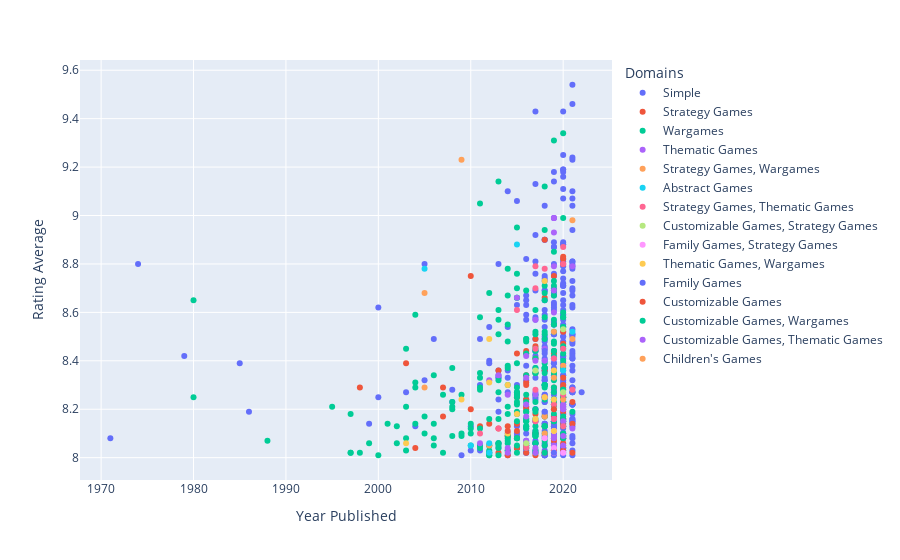

The code cell stored with this chart in its notebook:
### Code cell
gg = data_ord
gg = gg.loc[gg['Rating Average'] > 8]
fig = px.scatter(gg, x="Year Published", y="Rating Average", color="Domains")
fig.show()

### Figure 1 — Plotly figure (JSON) as saved in the notebook; plotly's stock layout.template omitted (floating-point values rounded to 4 significant figures; data arrays with more than 128 entries replaced by an {"elided": "..."} marker saying what was removed)
{"data": [{"hovertemplate": "Domains=Simple<br>Year Published=%{x}<br>Rating Average=%{y}<extra></extra>", "legendgroup": "Simple", "marker": {"color": "#636efa", "symbol": "circle"}, "mode": "markers", "name": "Simple", "orientation": "v", "showlegend": true, "type": "scatter", "x": {"elided": "332 int values"}, "xaxis": "x", "y": {"elided": "332 float values"}, "yaxis": "y"}, {"hovertemplate": "Domains=Strategy Games<br>Year Published=%{x}<br>Rating Average=%{y}<extra></extra>", "legendgroup": "Strategy Games", "marker": {"color": "#EF553B", "symbol": "circle"}, "mode": "markers", "name": "Strategy Games", "orientation": "v", "showlegend": true, "type": "scatter", "x": [2021, 2021, 2021, 2020, 2020, 2020, 2020, 2020, 2020, 2020, 2020, 2020, 2020, 2020, 2020, 2020, 2020, 2020, 2020, 2020, 2020, 2020, 2019, 2019, 2019, 2019, 2019, 2019, 2019, 2019, 2019, 2019, 2019, 2019, 2018, 2018, 2018, 2018, 2018, 2018, 2018, 2017, 2017, 2017, 2017, 2017, 2017, 2017, 2016, 2016, 2016, 2016, 2016, 2016, 2016, 2016, 2016, 2016, 2015, 2015, 2015, 2015, 2015, 2015, 2015, 2014, 2014, 2014, 2014, 2013, 2013, 2013, 2012, 2011, 2010, 2010, 2007, 2007, 2004, 2003, 1998], "xaxis": "x", "y": [8.02, 8.23, 8.14, 8.22, 8.06, 8.08, 8.33, 8.82, 8.13, 8.09, 8.25, 8.19, 8.03, 8.29, 8.47, 8.14, 8.8, 8.25, 8.3, 8.83, 8.52, 8.16, 8.03, 8.08, 8.03, 8.22, 8.15, 8.17, 8.29, 8.43, 8.07, 8.22, 8.75, 8.02, 8.02, 8.9, 8.17, 8.02, 8.66, 8.13, 8.36, 8.41, 8.35, 8.49, 8.1, 8.01, 8.18, 8.46, 8.31, 8.2, 8.24, 8.34, 8.02, 8.44, 8.21, 8.04, 8.43, 8.3, 8.14, 8.25, 8.11, 8.04, 8.08, 8.04, 8.43, 8.09, 8.01, 8.09, 8.13, 8.12, 8.36, 8.02, 8.14, 8.13, 8.75, 8.2, 8.17, 8.29, 8.04, 8.39, 8.29], "yaxis": "y"}, {"hovertemplate": "Domains=Wargames<br>Year Published=%{x}<br>Rating Average=%{y}<extra></extra>", "legendgroup": "Wargames", "marker": {"color": "#00cc96", "symbol": "circle"}, "mode": "markers", "name": "Wargames", "orientation": "v", "showlegend": true, "type": "scatter", "x": {"elided": "236 int values"}, "xaxis": "x", "y": {"elided": "236 float values"}, "yaxis": "y"}, {"hovertemplate": "Domains=Thematic Games<br>Year Published=%{x}<br>Rating Average=%{y}<extra></extra>", "legendgroup": "Thematic Games", "marker": {"color": "#ab63fa", "symbol": "circle"}, "mode": "markers", "name": "Thematic Games", "orientation": "v", "showlegend": true, "type": "scatter", "x": [2021, 2021, 2020, 2020, 2020, 2020, 2020, 2020, 2020, 2020, 2019, 2019, 2019, 2019, 2019, 2019, 2019, 2019, 2019, 2019, 2019, 2019, 2019, 2019, 2018, 2018, 2018, 2018, 2017, 2017, 2017, 2017, 2017, 2017, 2017, 2016, 2016, 2016, 2016, 2016, 2015, 2014, 2014, 2014, 2013, 2012, 2011], "xaxis": "x", "y": [8.79, 8.12, 8.05, 8.2, 8.21, 8.15, 8.2, 8.02, 8.22, 8.09, 8.69, 8.99, 8.93, 8.99, 8.05, 8.09, 8.16, 8.16, 8.08, 8.41, 8.79, 8.6, 8.11, 8.02, 8.45, 8.02, 8.25, 8.4, 8.4, 8.57, 8.15, 8.26, 8.27, 8.04, 8.02, 8.07, 8.42, 8.33, 8.06, 8.22, 8.66, 8.26, 8.02, 8.04, 8.34, 8.32, 8.06], "yaxis": "y"}, {"hovertemplate": "Domains=Strategy Games, Wargames<br>Year Published=%{x}<br>Rating Average=%{y}<extra></extra>", "legendgroup": "Strategy Games, Wargames", "marker": {"color": "#FFA15A", "symbol": "circle"}, "mode": "markers", "name": "Strategy Games, Wargames", "orientation": "v", "showlegend": true, "type": "scatter", "x": [2021, 2021, 2020, 2020, 2019, 2019, 2018, 2018, 2012, 2009, 2005], "xaxis": "x", "y": [8.98, 8.49, 8.24, 8.38, 8.33, 8.52, 8.17, 8.1, 8.05, 9.23, 8.29], "yaxis": "y"}, {"hovertemplate": "Domains=Abstract Games<br>Year Published=%{x}<br>Rating Average=%{y}<extra></extra>", "legendgroup": "Abstract Games", "marker": {"color": "#19d3f3", "symbol": "circle"}, "mode": "markers", "name": "Abstract Games", "orientation": "v", "showlegend": true, "type": "scatter", "x": [2021, 2020, 2015, 2012, 2012, 2010, 2005], "xaxis": "x", "y": [8.52, 8.36, 8.88, 8.02, 8.06, 8.05, 8.78], "yaxis": "y"}, {"hovertemplate": "Domains=Strategy Games, Thematic Games<br>Year Published=%{x}<br>Rating Average=%{y}<extra></extra>", "legendgroup": "Strategy Games, Thematic Games", "marker": {"color": "#FF6692", "symbol": "circle"}, "mode": "markers", "name": "Strategy Games, Thematic Games", "orientation": "v", "showlegend": true, "type": "scatter", "x": [2021, 2020, 2020, 2020, 2020, 2020, 2019, 2019, 2019, 2018, 2018, 2017, 2017, 2017, 2017, 2017, 2016, 2016, 2015, 2013, 2011], "xaxis": "x", "y": [8.28, 8.45, 8.13, 8.8, 8.26, 8.87, 8.41, 8.22, 8.16, 8.78, 8.25, 8.79, 8.15, 8.28, 8.7, 8.45, 8.05, 8.04, 8.61, 8.12, 8.1], "yaxis": "y"}, {"hovertemplate": "Domains=Customizable Games, Strategy Games<br>Year Published=%{x}<br>Rating Average=%{y}<extra></extra>", "legendgroup": "Customizable Games, Strategy Games", "marker": {"color": "#B6E880", "symbol": "circle"}, "mode": "markers", "name": "Customizable Games, Strategy Games", "orientation": "v", "showlegend": true, "type": "scatter", "x": [2020, 2020, 2017, 2016], "xaxis": "x", "y": [8.27, 8.53, 8.36, 8.06], "yaxis": "y"}, {"hovertemplate": "Domains=Family Games, Strategy Games<br>Year Published=%{x}<br>Rating Average=%{y}<extra></extra>", "legendgroup": "Family Games, Strategy Games", "marker": {"color": "#FF97FF", "symbol": "circle"}, "mode": "markers", "name": "Family Games, Strategy Games", "orientation": "v", "showlegend": true, "type": "scatter", "x": [2020, 2019, 2019, 2019, 2018], "xaxis": "x", "y": [8.02, 8.04, 8.02, 8.11, 8.08], "yaxis": "y"}, {"hovertemplate": "Domains=Thematic Games, Wargames<br>Year Published=%{x}<br>Rating Average=%{y}<extra></extra>", "legendgroup": "Thematic Games, Wargames", "marker": {"color": "#FECB52", "symbol": "circle"}, "mode": "markers", "name": "Thematic Games, Wargames", "orientation": "v", "showlegend": true, "type": "scatter", "x": [2019, 2019, 2019, 2018, 2018, 2017, 2015, 2014, 2014, 2012, 2012, 2009, 2003], "xaxis": "x", "y": [8.36, 8.24, 8.11, 8.73, 8.25, 8.16, 8.18, 8.1, 8.3, 8.49, 8.31, 8.24, 8.06], "yaxis": "y"}, {"hovertemplate": "Domains=Family Games<br>Year Published=%{x}<br>Rating Average=%{y}<extra></extra>", "legendgroup": "Family Games", "marker": {"color": "#636efa", "symbol": "circle"}, "mode": "markers", "name": "Family Games", "orientation": "v", "showlegend": true, "type": "scatter", "x": [2019, 2018, 2018], "xaxis": "x", "y": [8.02, 8.19, 8.44], "yaxis": "y"}, {"hovertemplate": "Domains=Customizable Games<br>Year Published=%{x}<br>Rating Average=%{y}<extra></extra>", "legendgroup": "Customizable Games", "marker": {"color": "#EF553B", "symbol": "circle"}, "mode": "markers", "name": "Customizable Games", "orientation": "v", "showlegend": true, "type": "scatter", "x": [2019, 2014], "xaxis": "x", "y": [8.2, 8.11], "yaxis": "y"}, {"hovertemplate": "Domains=Customizable Games, Wargames<br>Year Published=%{x}<br>Rating Average=%{y}<extra></extra>", "legendgroup": "Customizable Games, Wargames", "marker": {"color": "#00cc96", "symbol": "circle"}, "mode": "markers", "name": "Customizable Games, Wargames", "orientation": "v", "showlegend": true, "type": "scatter", "x": [2018, 2018], "xaxis": "x", "y": [8.02, 8.29], "yaxis": "y"}, {"hovertemplate": "Domains=Customizable Games, Thematic Games<br>Year Published=%{x}<br>Rating Average=%{y}<extra></extra>", "legendgroup": "Customizable Games, Thematic Games", "marker": {"color": "#ab63fa", "symbol": "circle"}, "mode": "markers", "name": "Customizable Games, Thematic Games", "orientation": "v", "showlegend": true, "type": "scatter", "x": [2016], "xaxis": "x", "y": [8.17], "yaxis": "y"}, {"hovertemplate": "Domains=Children's Games<br>Year Published=%{x}<br>Rating Average=%{y}<extra></extra>", "legendgroup": "Children's Games", "marker": {"color": "#FFA15A", "symbol": "circle"}, "mode": "markers", "name": "Children's Games", "orientation": "v", "showlegend": true, "type": "scatter", "x": [2005], "xaxis": "x", "y": [8.68], "yaxis": "y"}], "layout": {"legend": {"title": {"text": "Domains"}, "tracegroupgap": 0}, "margin": {"t": 60}, "xaxis": {"anchor": "y", "domain": [0, 1], "title": {"text": "Year Published"}}, "yaxis": {"anchor": "x", "domain": [0, 1], "title": {"text": "Rating Average"}}}}
